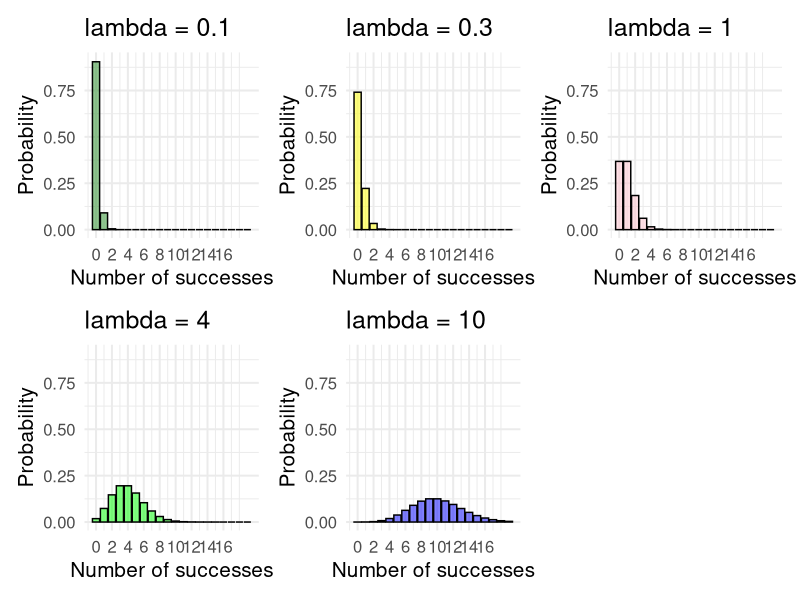
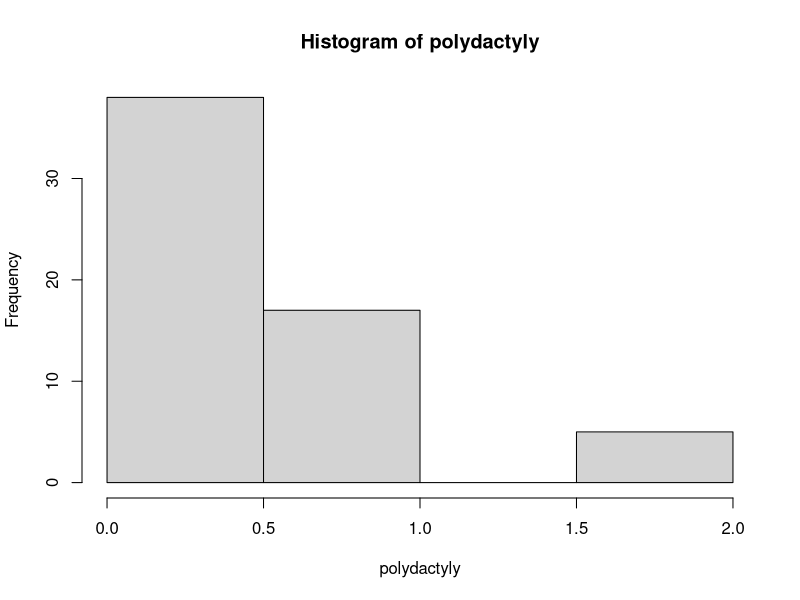

R code for these plots, in order:
## ---- chunk 1
library(jpeg)
library(grid)
library(ggplot2)
## ---- chunk 2
#students you do NOT need to know this code
library(ggplot2)
point.probs <- rep(NA, 21)
point.probs2 <- rep(NA, 21)
point.probs3 <- rep(NA, 21)
point.probs4 <- rep(NA, 21)
point.probs5 <- rep(NA, 21)

for(i in 1:20) {
  point.probs5[i] <- dpois(x = i-1, lambda = 0.1)
  point.probs4[i] <- dpois(x = i-1, lambda = 0.3)
  point.probs[i] <- dpois(x = i-1, lambda = 1)
  point.probs2[i] <- dpois(x = i-1, lambda = 4)
  point.probs3[i] <- dpois(x = i-1, lambda = 10)
}

probs <- data.frame(point.probs, point.probs2, point.probs3, point.probs4)

plot1 <- ggplot(probs, aes(x = 0:20, y = point.probs)) +
  geom_histogram(stat = "identity", binwidth = 1, fill = "pink", alpha = 0.5, col = "black") +
  labs(y = "Probability",
       x = "Number of successes") +
  theme_minimal(base_size = 15) +
  scale_y_continuous(limits = c(0, 0.91)) +
  scale_x_continuous(breaks = c(0, 2, 4, 6, 8, 10, 12, 14, 16)) +
  ggtitle("lambda = 1")

plot2 <- ggplot(probs, aes(x = 0:20, y = point.probs2)) +
  geom_histogram(stat = "identity", binwidth = 1, fill = "green", alpha = 0.5, col = "black") +
  labs(y = "Probability",
       x = "Number of successes") +
  theme_minimal(base_size = 15) +
  scale_y_continuous(limits = c(0, 0.91)) +
  scale_x_continuous(breaks = c(0, 2, 4, 6, 8, 10, 12, 14, 16)) +
  ggtitle("lambda = 4")

plot3 <- ggplot(probs, aes(x = 0:20, y = point.probs3)) +
  geom_histogram(stat = "identity", binwidth = 1, fill = "blue", alpha = 0.5, col = "black") +
  labs(y = "Probability",
       x = "Number of successes") +
  theme_minimal(base_size = 15) +
  scale_y_continuous(limits = c(0, 0.91)) +
  scale_x_continuous(breaks = c(0, 2, 4, 6, 8, 10, 12, 14, 16)) +
  ggtitle("lambda = 10")

plot4 <- ggplot(probs, aes(x = 0:20, y = point.probs4)) +
  geom_histogram(stat = "identity", binwidth = 1, fill = "yellow", alpha = 0.5, col = "black") +
  labs(y = "Probability",
       x = "Number of successes") +
  theme_minimal(base_size = 15) +
  scale_y_continuous(limits = c(0, 0.91)) +
  scale_x_continuous(breaks = c(0, 2, 4, 6, 8, 10, 12, 14, 16)) +
  ggtitle("lambda = 0.3")

plot5 <- ggplot(probs, aes(x = 0:20, y = point.probs5)) +
  geom_histogram(stat = "identity", binwidth = 1, fill = "forest green", alpha = 0.5, col = "black") +
  labs(y = "Probability",
       x = "Number of successes") +
  theme_minimal(base_size = 15) +
  scale_y_continuous(limits = c(0, 0.91)) +
  scale_x_continuous(breaks = c(0, 2, 4, 6, 8, 10, 12, 14, 16)) +
  ggtitle("lambda = 0.1")


library(patchwork)

plot5 + plot4 + plot1 + plot2 + plot3 + plot_layout(ncol = 3)

## ---- chunk 3
dpois(x = 0, lambda = 0.1) + dpois(x = 1, lambda = 0.1)

# or, 

ppois(q = 1, lambda = 0.1) # notice that lambda is the parameter
## ---- chunk 4
1 - ppois(q = 3, lambda = 0.1) #careful, we used q = 3 here, why 3 and not 4?
## ---- chunk 5
set.seed(200)
polydactyly<-(rpois(n = 12*5, lambda = 0.536))
polydactyly
## ---- chunk 6
hist(polydactyly)
## ---- chunk 7
mean(polydactyly)
sd(polydactyly)
## ---- chunk 8
rpois(100, lambda = 0.1)
rpois(100, lambda = 1)
